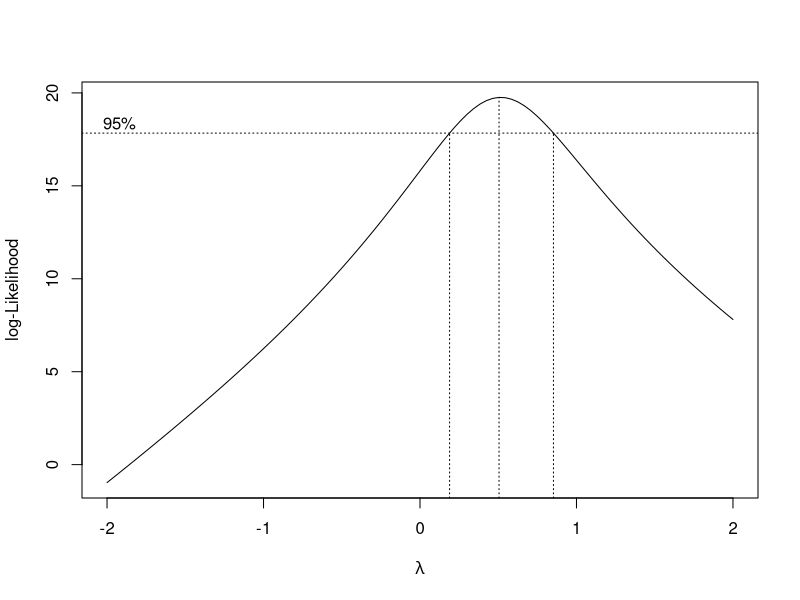
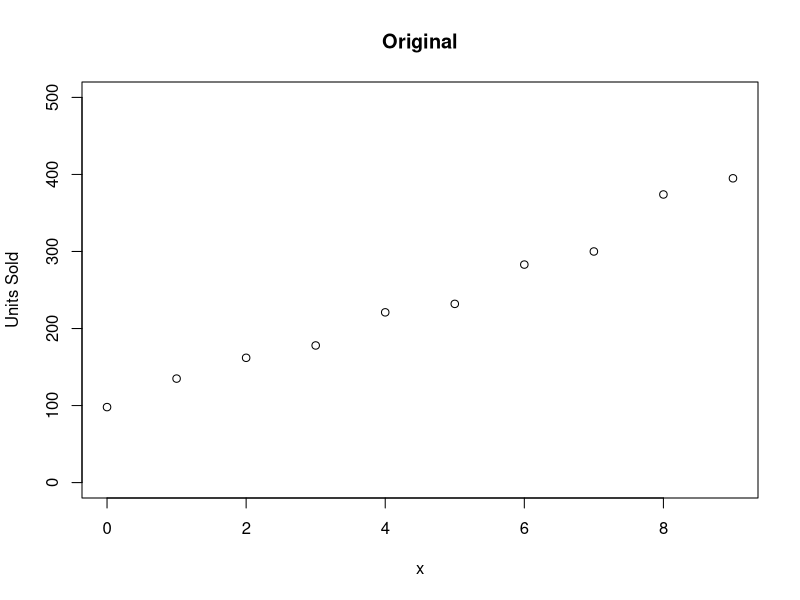
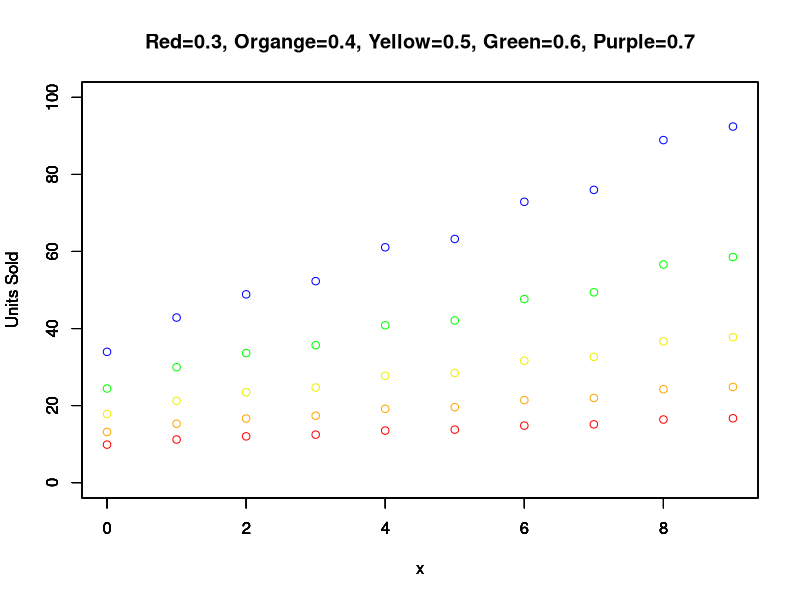

Source code (R) for these figures, in order:
## ---- chunk 1
knitr::opts_chunk$set(echo = TRUE)
## ---- chunk 2
newton <- function(f, fp, x) {
    tol = 1e-14
    xo = x
    xn = Inf
    iterations = 1
    for (i in 1:100) {
        xn = xo - f(xo) / fp(xo)
        if (abs(xn - xo) < tol) {
            break
        }
        # print(xn)
        # print(abs(xn - 12))
        xo = xn
        iterations = iterations + 1
    }

    if (iterations > 100) {
      error("Did not converge in 100 steps")
    }
    else {
      # print(iterations)
      return(xn)
    }
}

a = 144
test <- function(x) {return (x^2 - a)}
test_derivative <- function(x) {return (2*x)}
initial_guess = 2.34
newton(test, test_derivative, initial_guess)

## ---- chunk 3
library(MASS)
x = seq(0, 9, 1)
y = c(98, 135, 162, 178, 221, 232, 283, 300, 374, 395)
m <- lm(y ~ x)
bc <- boxcox(y ~ x)
(trans <- bc$x[which.max(bc$y)])
## ---- chunk 4
library(MASS)
x = seq(0, 9, 1)
y = c(98, 135, 162, 178, 221, 232, 283, 300, 374, 395)
plot(x, y, ylim=c(0,500), ylab="Units Sold", main="Original")

g <- function(y) {
  n = length(y)
  output = 1
  for (num in y) {
    output = output * num^(1/n)
  }
  return(output)
}

z <- function(y, lambda, g) {
  output <- list()
  for (i in y) {
    # z_i = (i^lambda - 1) / lambda / g^(lambda-1)
    z_i = (i^lambda - 1) / lambda
    output <- append(output, z_i)
  }
  return(output)
}


num = g(y)
three = z(y, 0.3, num)
four = z(y, 0.4, num)
five = z(y, 0.5, num)
six = z(y, 0.6, num)
seven = z(y, 0.7, num)

plot(x, three, col="red", ylim=c(0,100), ylab="Units Sold", main="Red=0.3, Organge=0.4, Yellow=0.5, Green=0.6, Purple=0.7")
par(new=TRUE)
plot(x, four, col="orange", ylim=c(0,100), ylab="Units Sold")
par(new=TRUE)
plot(x, five, col="yellow2", ylim=c(0,100), ylab="Units Sold")
par(new=TRUE)
plot(x, six, col="green", ylim=c(0,100), ylab="Units Sold")
par(new=TRUE)
plot(x, seven, col="blue", ylim=c(0,100), ylab="Units Sold")
